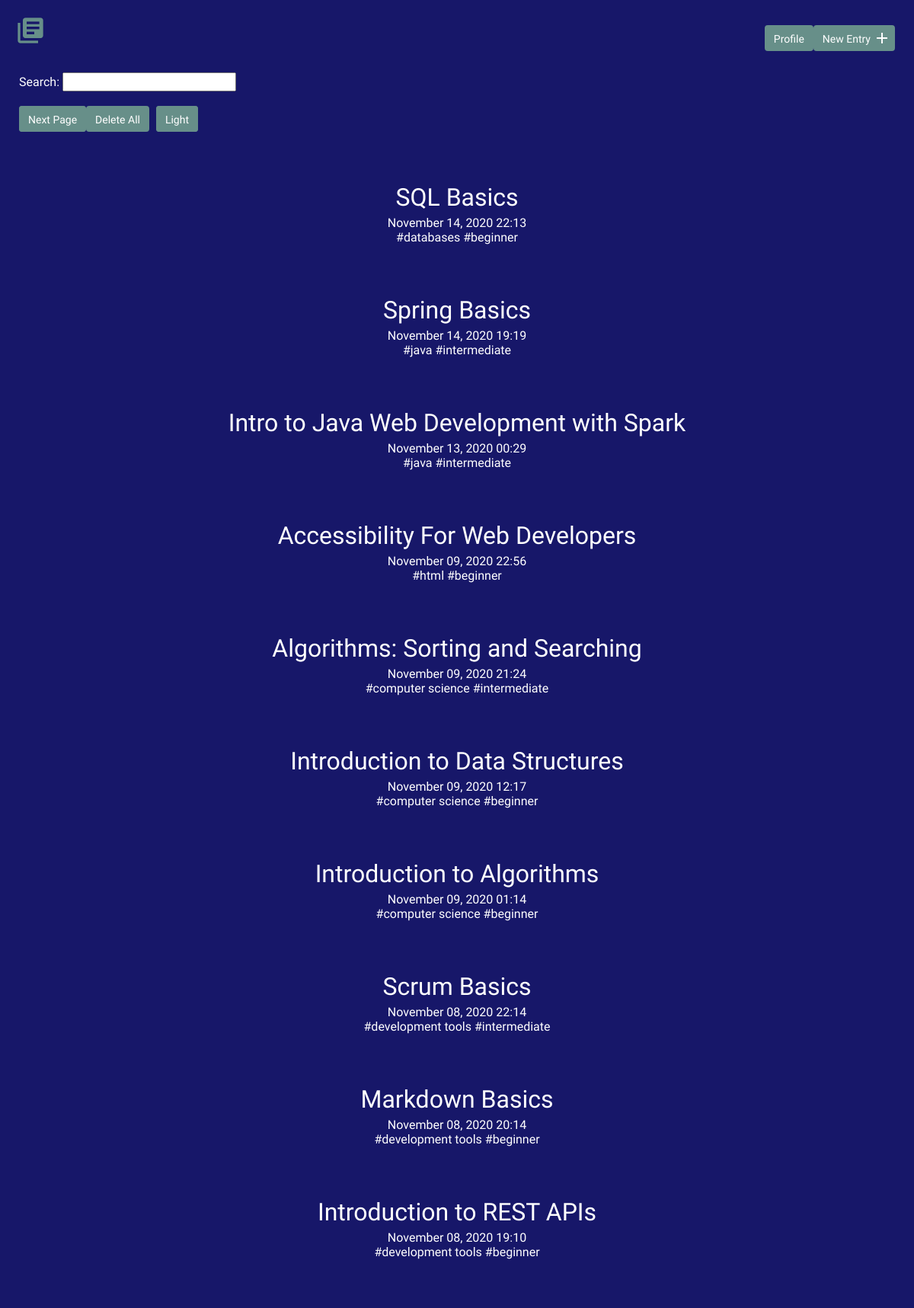
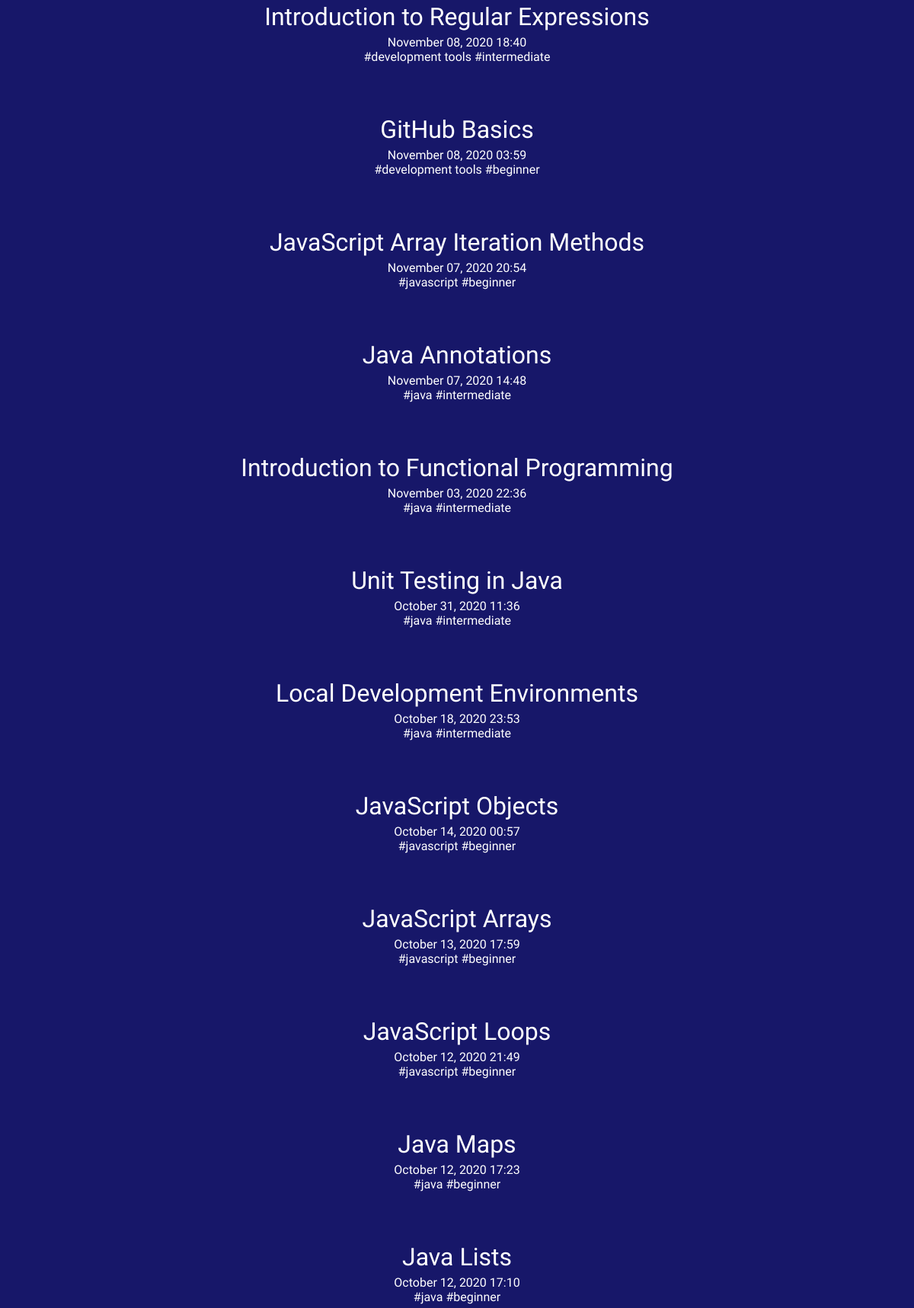
The page / (upper part) on the database its author committed (2 pictures, top to bottom).
### tables this page shows
CREATE TABLE "entries" (
	"id"	INTEGER NOT NULL PRIMARY KEY AUTOINCREMENT,
	"title"	TEXT NOT NULL,
	"date"	TEXT NOT NULL,
	"time"	TEXT NOT NULL,
	"time_spent_h"	INTEGER NOT NULL,
	"time_spent_m"	INTEGER NOT NULL,
	"learned"	BLOB NOT NULL,
	"resources"	BLOB
);

### inc/functions.php (called while the page is built, shortened)
<?php
function get_entry_list($limit, $offset) {
    include 'connection.php';
    $sql = "SELECT id, title, date, time FROM entries ";
    $sql .= "ORDER BY date DESC, time DESC, id DESC LIMIT :limit OFFSET :offset";
    try {
        $results = $db->prepare($sql);
        $results->bindValue('limit', $limit, PDO::PARAM_INT);
        $results->bindValue('offset', $offset, PDO::PARAM_INT);
        $results->execute();
    } catch (Exception $e) {
        echo "Error: " . $e->getMessage() . "<br>";
        return array();
    }
    return $results->fetchAll();
}
function get_tags($entry_id) {
    include 'connection.php';
    $sql = 'SELECT tag FROM tags ';
    $sql .= 'JOIN entry_tag ON tags.id = entry_tag.tag_id ';
    $sql .= 'JOIN entries ON entry_tag.entry_id = entries.id ';
    $sql .= 'WHERE entries.id = :entry_id';
    try {
        $results = $db->prepare($sql);
        $results->bindValue('entry_id', $entry_id, PDO::PARAM_INT);
        $results->execute();
    } catch (Exception $e) {
        echo "Error: " . $e->getMessage() . "<br>";
        return array();
    }
    return $results->fetchAll(PDO::FETCH_COLUMN, 0);
}

### index.php (the view, shortened to what this page needs)
<?php
require 'inc/functions.php';
$page = filter_input(INPUT_GET, 'p', FILTER_SANITIZE_NUMBER_INT);
if (empty($page)) {
    $page = 1;
}
$limit = 25;
$offset = $limit * ($page - 1);
include 'inc/header.php';
?>
    <section>
      <div class="container">
        <form method="get">
          Search:
          <input type="search" name="search" required>
        </form>
        <br>
        <?php
        if (empty($entries) && count(get_entry_list($limit, $offset)) >= $limit) {
            echo "<a href='index.php?p=" . ($page+1). "' class='button'>Next Page</a>";
        }
        if (!empty(get_entry_list($limit, $offset))) {
            echo "<input type='submit' class='button' value='Delete All' onclick='confirmDeleteAll()'>";
        }
        ?>
        <?php
        if (!empty($entries) && $page > 1) {
            echo "<a href='index_l.php?search=" . trim($search) . "&p=" . $page . "' class='button'>Light</a>";
        } elseif (!empty($entries) && $page == 1) {
            echo "<a href='index_l.php?search=" . trim($search) . "' class='button'>Light</a>";
        } elseif (empty($entries) && $page > 1) {
            echo "<a href='index_l.php?p=" . $page . "' class='button'>Light</a>";
        } else {
            echo "<a href='index_l.php' class='button'>Light</a>";
        }
        ?>
        <div class="entry-list">
          <?php
          if (isset($entries)) {
              foreach ($entries as $entry) {
                  echo "<article>";
                  echo "<h2><a href='detail.php?id=" . $entry['id'] . "'>" . $entry['title'] . "</a></h2>";
                  echo "<time datetime='" . $entry['date'] . " " . $entry['time'] . "'>" . date("F d, Y H:i", strtotime($entry['date'] . " " . $entry['time'])) . "</time><br>";
                  $tags = get_tags($entry['id']);
                  foreach ($tags as $tag) {
                      echo "<a href='tags.php?tag=" . $tag . "'>#" . $tag . "</a> ";
                  }
                  echo "</article>";
              }
          } else {
              foreach (get_entry_list($limit, $offset) as $item) {
                  echo "<article>";
                  echo "<h2><a href='detail.php?id=" . $item['id'] . "'>" . $item['title'] . "</a></h2>";
                  echo "<time datetime='" . $item['date'] . " " . $item['time'] . "'>" . date("F d, Y H:i", strtotime($item['date'] . " " . $item['time'])) . "</time><br>";
                  $tags = get_tags($item['id']);
                  foreach ($tags as $tag) {
                      echo "<a href='tags.php?tag=" . $tag . "'>#" . $tag . "</a> ";
                  }
                  echo "</article>";
              }
          }
          ?>
        </div>
      </div>
    </section>
<?php include 'inc/footer.php'; ?>

### css/site.css (style rules this page uses)
body { font-size: 16px; font-family: 'Cousine', serif; font-weight: 400; color: #fff; background-color: #171769; }
.container { margin: 0 auto; padding: 0 25px; }
a { text-decoration: none; color: #fff; }
.button { padding: 8px 10px 6px 10px; background: #678f89; border: 2px solid #678f89; border-radius: 4px; text-decoration: none; color: #fff; position: relative; text-align: center; font-size: 14px; }
h1, h2, h3 { margin: 0; font-weight: 400; line-height: 1em; color: #fff; }
h2 { font-size: 32px; }
.entry-list, .edit-entry, .new-entry { max-width: 800px; margin: 0 auto; padding: 70px 0 150px 0; }
.entry-list article { margin-bottom: 70px; text-align: center; }
.entry-list article h2 { margin-bottom: 8px; }
form input, form select, form textarea { color: #000; }
input[type=submit] { margin-right: 5px; }

### rows shown on the page
entries: title "SQL Basics", date+time "November 14, 2020 22:13", tag "databases", tag "beginner"
entries: title "Spring Basics", date+time "November 14, 2020 19:19", tag "java", tag "intermediate"
entries: title "Intro to Java Web Development with Spark", date+time "November 13, 2020 00:29", tag "java", tag "intermediate"
entries: title "Accessibility For Web Developers", date+time "November 09, 2020 22:56", tag "html", tag "beginner"
entries: title "Algorithms: Sorting and Searching", date+time "November 09, 2020 21:24", tag "computer science", tag "intermediate"
entries: title "Introduction to Data Structures", date+time "November 09, 2020 12:17", tag "computer science", tag "beginner"
entries: title "Introduction to Algorithms", date+time "November 09, 2020 01:14", tag "computer science", tag "beginner"
entries: title "Scrum Basics", date+time "November 08, 2020 22:14", tag "development tools", tag "intermediate"
entries: title "Markdown Basics", date+time "November 08, 2020 20:14", tag "development tools", tag "beginner"
entries: title "Introduction to REST APIs", date+time "November 08, 2020 19:10", tag "development tools", tag "beginner"
entries: title "Introduction to Regular Expressions", date+time "November 08, 2020 18:40", tag "development tools", tag "intermediate"
entries: title "GitHub Basics", date+time "November 08, 2020 03:59", tag "development tools", tag "beginner"
entries: title "JavaScript Array Iteration Methods", date+time "November 07, 2020 20:54", tag "javascript", tag "beginner"
entries: title "Java Annotations", date+time "November 07, 2020 14:48", tag "java", tag "intermediate"
entries: title "Introduction to Functional Programming", date+time "November 03, 2020 22:36", tag "java", tag "intermediate"
entries: title "Unit Testing in Java", date+time "October 31, 2020 11:36", tag "java", tag "intermediate"
entries: title "Local Development Environments", date+time "October 18, 2020 23:53", tag "java", tag "intermediate"
entries: title "JavaScript Objects", date+time "October 14, 2020 00:57", tag "javascript", tag "beginner"
entries: title "JavaScript Arrays", date+time "October 13, 2020 17:59", tag "javascript", tag "beginner"
entries: title "JavaScript Loops", date+time "October 12, 2020 21:49", tag "javascript", tag "beginner"
entries: title "Java Maps", date+time "October 12, 2020 17:23", tag "java", tag "beginner"
entries: title "Java Lists", date+time "October 12, 2020 17:10", tag "java", tag "beginner"
